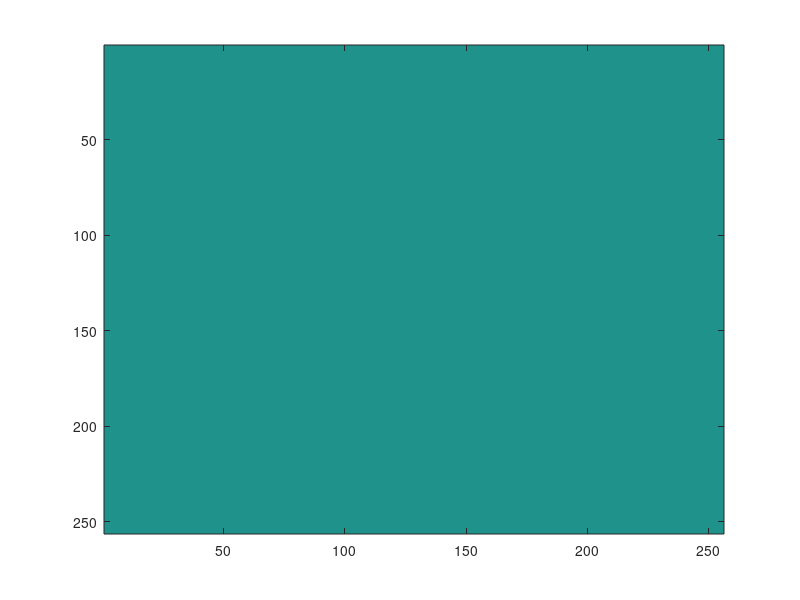

Here is the MATLAB script that generated this plot:
clear all , close all, clc
n = 256;
w = exp (- i* 2* pi /n);
% Slow
for i=1: n
for j=1: n
DFT (i,j) = w^((i -1) *( j -1));
end
end
% Fast
[ I ,J] = meshgrid (1: n,1:n );
DFT = w.^((I-1)* (J-1));
imagesc (real (DFT ))